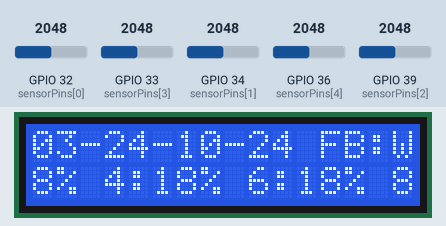
A program run on a simulated ESP32. On the bench: 16×2 character LCD. The test bench sets the inputs (shaded band); at power-on: GPIO 33 (sensorPins[3]) = 2048, GPIO 32 (sensorPins[0]) = 2048, GPIO 34 (sensorPins[1]) = 2048, GPIO 39 (sensorPins[2]) = 2048, GPIO 36 (sensorPins[4]) = 2048. WiFi joins after 1.5 s; servers stay silent unless stated; the local clock reads 2024-03-15 10:24:30 at power-on unless the program sets it; what the program prints to the serial monitor is not drawn.

Above: at 5.3 s.
5.4 s: GPIO 33 (sensorPins[3]) set to 2866
At 8.1 s:
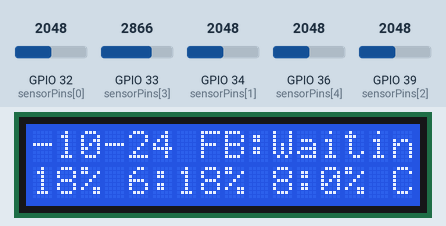
8.6 s: GPIO 32 (sensorPins[0]) set to 2148
At 10.8 s:
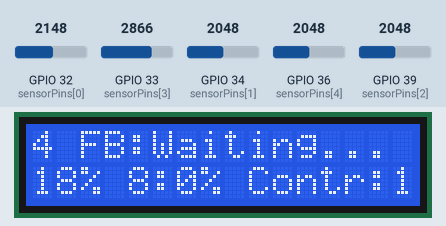
11.9 s: GPIO 34 (sensorPins[1]) set to 2147
At 14.1 s:
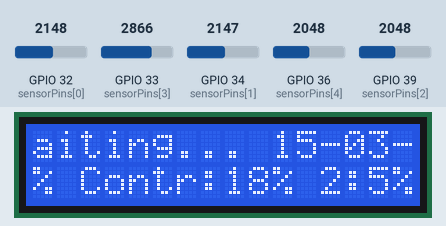
15.2 s: GPIO 39 (sensorPins[2]) set to 1228
At 16.9 s:
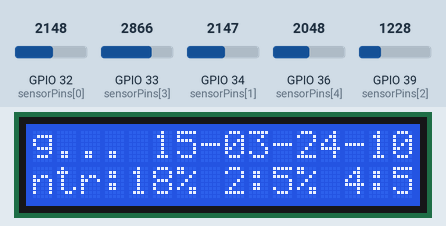
18.5 s: GPIO 36 (sensorPins[4]) set to 1228
At 20.2 s:
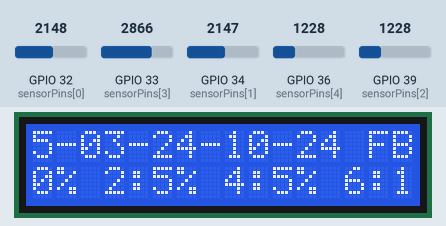
24.0 s: GPIO 33 (sensorPins[3]) set to 1228
At 26.2 s:
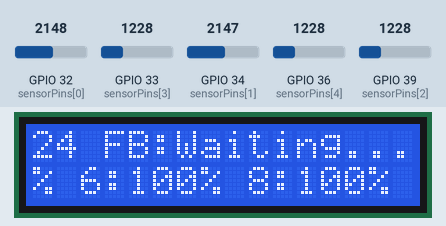
Timing chart, 0 to 27.7 s (numbered marks = the images above; inputs shaded):
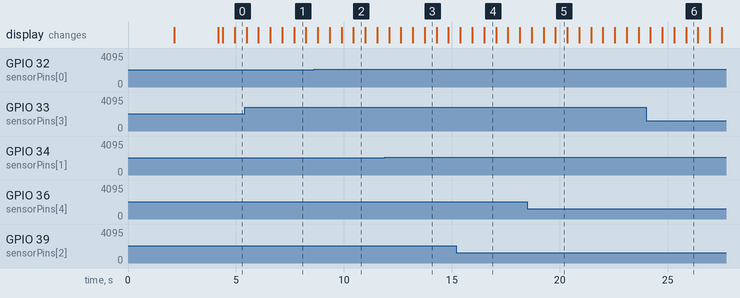

Measured:
- the behaviour switches between 2120 and 2121 on GPIO 32 (sensorPins[0]) (found by bisection; images 1 and 2)
- the behaviour switches between 2120 and 2121 on GPIO 34 (sensorPins[1]) (found by bisection; images 2 and 3)
- after the input at 5.4 s, the display: first differs from a run without the input after 2.3 s (image 1)
- after the input at 11.9 s, the display: first differs from a run without the input after 1.8 s (image 3)
- after the input at 15.2 s, the display: first differs from a run without the input after 1.3 s (image 4)
- what the display in image 1 shows lasts 0.5 s, from 7.7 s to 8.2 s
- what the display in image 5 shows lasts 0.5 s, from 19.8 s to 20.3 s

The program:

main.cpp
```cpp
#include <Arduino.h>
#include <WiFi.h>
#include <Firebase_ESP_Client.h>
#include <Wire.h>
#include <LiquidCrystal_I2C.h>
#include <time.h>

// Provide the token generation process info.
#include "addons/TokenHelper.h"
// Provide the RTDB payload printing info and other helper functions.
#include "addons/RTDBHelper.h"

// Forward declarations of functions
void printLocalTime();
void updateMeasurementsAndLCD();
void scrollLCDText();
void sendToFirebase();

// Insert your network credentials
#define WIFI_SSID "itsr6"
#define WIFI_PASSWORD "11223344"

// Insert Firebase project API Key
#define API_KEY "AIzaSyDEG5Qv9aSZi_CQO4LVg2DvrfEm2N0DTEs"

// Insert RTDB URL
#define DATABASE_URL "https://coffee-soilmoisture-default-rtdb.asia-southeast1.firebasedatabase.app/"

// Insert authentication credentials
#define USER_EMAIL "soil.cof.one@gmail.com"
#define USER_PASSWORD "soilmoisture123"

// NTP Server Settings
#define NTP_SERVER "pool.ntp.org"
#define GMT_OFFSET_SEC 7 * 3600    // GMT+7 in seconds
#define DAYLIGHT_OFFSET_SEC 0      // No daylight saving time

// Define Firebase Data object
FirebaseData fbdo;
FirebaseAuth auth;
FirebaseConfig config;

// Variable to save USER UID
String uid;

// Database main path (to be updated in setup with the user UID)
String databasePath;
String timePath = "/timestamp";

// Parent Node (to be updated in every loop)
String parentPath;

String timestamp;
String firebaseStatus = "Waiting...";

const unsigned long firebaseInterval = 900000;  // interval to send to RTDB (10 minutes)
unsigned long previousFirebaseMillis = 0;
unsigned long lastFirebaseAttempt = 0;

// New variables for Firebase connection check
unsigned long lastFirebaseConnectionCheck = 0;
const unsigned long firebaseConnectionCheckInterval = 60000; // Check every 60 seconds

// Sensor pin definitions and calibration values
const int sensorPins[] = {32, 34, 39, 33, 36};  // s1, s2, s3, s4, s5
const int numSensors = 5;
const int dryValues[] = {3000, 3000, 3000, 3000, 3000};
const int wetValues[] = {1000, 1000, 1000, 1000, 1000};

// LCD setup
LiquidCrystal_I2C lcd(0x27, 16, 2);  // I2C address 0x27, 16 column and 2 rows

// Time structure
struct tm timeinfo;

// Variables for real-time measurement and running text
unsigned long lastMeasurementTime = 0;
String runningTextRow1 = "";
String runningTextRow2 = "";
int textPositionRow1 = 0;
int textPositionRow2 = 0;

// Adjustable scroll speed
const int scrollSpeed = 550;  // Scroll interval in milliseconds
unsigned long lastScrollTime = 0;

// New variable for NTP sync status
bool timeInitialized = false;

// Print Local Time (helpful for debugging)
void printLocalTime() {
    if(!getLocalTime(&timeinfo)){
        Serial.println("Failed to obtain time");
        return;
    }
    Serial.println(&timeinfo, "%A, %B %d %Y %H:%M:%S");
}

// Function to get current timestamp
String getTime() {
    if(!getLocalTime(&timeinfo)){
        Serial.println("Failed to obtain time");
        return "Time Error";
    }
    char timeStringBuff[20];
    strftime(timeStringBuff, sizeof(timeStringBuff), "%d-%m-%y-%H-%M", &timeinfo);
    return String(timeStringBuff);
}

// Function to adjust moisture percentage
int adjustMoistureAlternative(int rawValue, int dryValue, int wetValue) {
    int moisture = map(rawValue, dryValue, wetValue, 0, 100);
    int adjusted = 100 * (moisture - 40) / 38;
    return constrain(adjusted, 0, 100);
}

// Initialize WiFi
void initWiFi() {
    WiFi.begin(WIFI_SSID, WIFI_PASSWORD);
    Serial.print("Connecting to WiFi ..");
    while (WiFi.status() != WL_CONNECTED) {
        Serial.print('.');
        delay(1000);
    }
    Serial.println(WiFi.localIP());
    Serial.println();
}

// Initialize and sync NTP time
void initTime() {
    configTime(GMT_OFFSET_SEC, DAYLIGHT_OFFSET_SEC, NTP_SERVER);
    Serial.println("Waiting for NTP time sync...");

    int attempts = 0;
    const int maxAttempts = 10;
    while(!getLocalTime(&timeinfo) && attempts < maxAttempts) {
        Serial.print(".");
        delay(1000);
        attempts++;
    }

    if (getLocalTime(&timeinfo)) {
        Serial.println("\nTime synchronized with NTP server!");
        timeInitialized = true;
        printLocalTime();
    } else {
        Serial.println("\nFailed to obtain time from NTP server");
        timeInitialized = false;
    }
}

void updateMeasurementsAndLCD() {
    lastMeasurementTime = millis();

    int moistureValues[numSensors];
    for (int i = 0; i < numSensors; i++) {
        moistureValues[i] = adjustMoistureAlternative(analogRead(sensorPins[i]), dryValues[i], wetValues[i]);
    }

    // Update the running text for row 2 with new display names
    String newRunningTextRow2 = "";
    String displayNames[] = {"2", "4", "6", "8", "Contr"};
    for (int i = 0; i < numSensors; i++) {
        newRunningTextRow2 += displayNames[i] + ":" + String(moistureValues[i]) + "% ";
    }

    runningTextRow2 = newRunningTextRow2;
    runningTextRow1 = getTime() + " FB:" + firebaseStatus + " ";
}

void scrollLCDText() {
    lastScrollTime = millis();

    // First row: Timestamp and Firebase status
    String displayTextRow1 = runningTextRow1 + runningTextRow1;  // Double the text for seamless looping
    int startPosRow1 = textPositionRow1 % runningTextRow1.length();
    lcd.setCursor(0, 0);
    lcd.print(displayTextRow1.substring(startPosRow1, startPosRow1 + 16));
    textPositionRow1 = (textPositionRow1 + 1) % runningTextRow1.length();

    // Second row: Looping sensor data
    String displayTextRow2 = runningTextRow2 + runningTextRow2;  // Double the text for seamless looping
    int startPosRow2 = textPositionRow2 % runningTextRow2.length();
    lcd.setCursor(0, 1);
    lcd.print(displayTextRow2.substring(startPosRow2, startPosRow2 + 16));
    textPositionRow2 = (textPositionRow2 + 1) % runningTextRow2.length();
}

void sendToFirebase() {
    previousFirebaseMillis = millis();
    lastFirebaseAttempt = millis();
    timestamp = getTime();
    Serial.print("Time: ");
    Serial.println(timestamp);

    parentPath = databasePath + "/" + timestamp;

    Serial.print("Attempting to write to path: ");
    Serial.println(parentPath);

    FirebaseJson json;
    for (int i = 0; i < numSensors; i++) {
        int moisture = adjustMoistureAlternative(analogRead(sensorPins[i]), dryValues[i], wetValues[i]);
        json.set("sensor" + String(i+1), moisture);
    }
    json.set("timestamp", timestamp);

    Serial.print("Data to be sent: ");
    String jsonStr;
    json.toString(jsonStr, true);
    Serial.println(jsonStr);

    if (Firebase.RTDB.setJSON(&fbdo, parentPath.c_str(), &json)) {
        Serial.println("Firebase update successful");
        firebaseStatus = "OK";
    } else {
        Serial.println("Firebase update failed");
        Serial.println("Reason: " + fbdo.errorReason());
        firebaseStatus = "Fail:" + fbdo.errorReason().substring(0, 10);

        if (fbdo.errorReason().indexOf("auth") != -1) {
            if (Firebase.authTokenInfo().status == token_status_error) {
                Firebase.refreshToken(&config);
                Serial.println("Token refreshed");
                firebaseStatus = "Token refreshed";
            }
        }
    }
    updateMeasurementsAndLCD();
    scrollLCDText();
}

void setup() {
    Serial.begin(115200);

    // Initialize LCD
    lcd.init();
    lcd.backlight();
    lcd.clear();
    lcd.setCursor(0, 0);
    lcd.print("Soil Moisture");
    lcd.setCursor(0, 1);
    lcd.print("Waiting For Connection");

    initWiFi();

    // Initialize NTP
    initTime();

    // Assign the api key (required)
    config.api_key = API_KEY;
    config.database_url = DATABASE_URL;
    auth.user.email = USER_EMAIL;
    auth.user.password = USER_PASSWORD;
    config.timeout.serverResponse = 10 * 1000;

    Firebase.reconnectWiFi(true);
    fbdo.setResponseSize(4096);

    config.token_status_callback = tokenStatusCallback;
    config.max_token_generation_retry = 5;

    Firebase.begin(&config, &auth);
    Firebase.setDoubleDigits(5);

    Serial.println("Getting User UID");
    lcd.clear();
    lcd.setCursor(0, 0);
    lcd.print("Getting UID");
    while ((auth.token.uid) == "") {
        Serial.print('.');
        lcd.setCursor(0, 1);
        lcd.print(".");
        delay(1000);
    }

    uid = auth.token.uid.c_str();
    Serial.print("User UID: ");
    Serial.println(uid);

    databasePath = "/UsersData/" + uid + "/readings";

    lcd.clear();
    lcd.setCursor(0, 0);
    lcd.print("UID Obtained");
    lcd.setCursor(0, 1);
    lcd.print("Ready!");
    delay(2000);

    runningTextRow1 = getTime() + " FB:Waiting... ";
    String displayNames[] = {"2", "4", "6", "8", "Contr"};
    for (int i = 0; i < numSensors; i++) {
        runningTextRow2 += displayNames[i] + ":0% ";
    }
}

void loop() {
    unsigned long currentMillis = millis();

    // Periodic NTP sync check
    static unsigned long lastTimeSync = 0;
    if (currentMillis - lastTimeSync >= 3600000) { // Check every hour
        lastTimeSync = currentMillis;
        if (WiFi.status() == WL_CONNECTED && !timeInitialized) {
            initTime();
        }
    }

    // Check Firebase connection
    if (currentMillis - lastFirebaseConnectionCheck >= firebaseConnectionCheckInterval) {
        lastFirebaseConnectionCheck = currentMillis;
        if (Firebase.ready()) {
            Serial.println("Firebase connected successfully");
        } else {
            Serial.println("Firebase connection failed");
        }
    }

    // Update measurements
    if (currentMillis - lastMeasurementTime >= 3000) {
        updateMeasurementsAndLCD();
    }

    // Scroll text
    if (currentMillis - lastScrollTime >= scrollSpeed) {
        scrollLCDText();
    }

    // Send to Firebase
    if (Firebase.ready() && (currentMillis - previousFirebaseMillis >= firebaseInterval || previousFirebaseMillis == 0)) {
        sendToFirebase();
    }

    // Update Firebase waiting status
    if (currentMillis - lastFirebaseAttempt >= firebaseInterval + 10000) {
        firebaseStatus = "Waiting...";
        updateMeasurementsAndLCD();
        scrollLCDText();
    }
}
```
